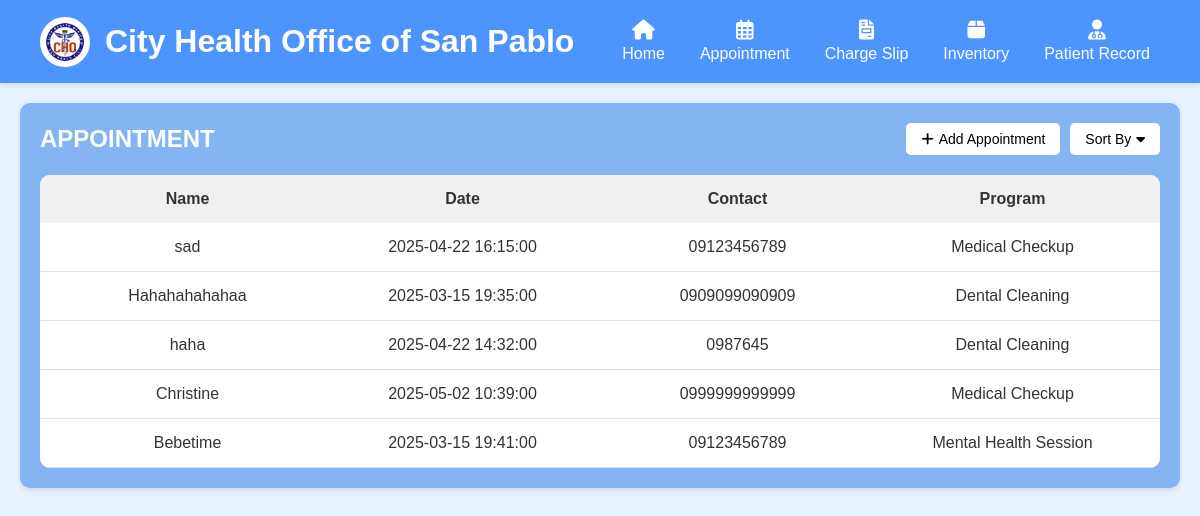
/appointment.php?sort=name_desc, run on the app's committed database.
### tables this page shows
CREATE TABLE `appointments` (
  `id` int(11) NOT NULL,
  `program` varchar(255) NOT NULL,
  `name` varchar(255) NOT NULL,
  `address` text NOT NULL,
  `contact` varchar(100) NOT NULL,
  `appointment_date` datetime NOT NULL,
  `created_at` timestamp NOT NULL DEFAULT current_timestamp()
);

### db_conn.php (the view, shortened to what this page needs)
<?php
$servername = "localhost";
$username = "";
$password = "";
$dbname = "mhodb";
function connect_db() {
    global $servername, $username, $password, $dbname;
    $conn = new mysqli($servername, $username, $password, $dbname);
    return $conn;
}
function fetch_appointments() {
    $conn = connect_db();
    $sort = isset($_GET['sort']) ? $_GET['sort'] : 'date_desc';
    switch ($sort) {
        case 'name_desc':
            $order_by = "name DESC";
            break;
    }
    $sql = "SELECT id, program, name, address, contact, appointment_date FROM appointments ORDER BY $order_by";
    $result = $conn->query($sql);
    if ($result->num_rows > 0) {
        while($row = mysqli_fetch_assoc($result)) {
            echo '<div class="table-row">';
            echo '<div>' . htmlspecialchars($row["name"]) . '</div>';
            echo '<div>' . htmlspecialchars($row["appointment_date"]) . '</div>';
            echo '<div>' . htmlspecialchars($row["contact"]) . '</div>';
            echo '<div>' . htmlspecialchars($row["program"]) . '</div>';
            echo '</div>';
        }
    } else {
        echo '<div class="no-appointments">No appointments found</div>';
    }
}
?>

### Style/appointment.css (style rules this page uses)
* { margin: 0; padding: 0; box-sizing: border-box; font-family: Arial, sans-serif; }
body { background-color: #e6f2ff; }
.table-row { display: flex; padding: 15px 10px; border-bottom: 1px solid #e0e0e0; }
.table-row div { flex: 1; text-align: center; overflow: hidden; text-overflow: ellipsis; white-space: nowrap; padding: 0 5px; }

### Style/headerstyles.css (style rules this page uses)
body { background-color: #e6f2ff; color: #333; }

### data on the page
appointments: name "sad", appointment_date "2025-04-22 16:15:00", contact "09123456789", program "Medical Checkup"
appointments: name "Hahahahahahaa", appointment_date "2025-03-15 19:35:00", contact "0909099090909", program "Dental Cleaning"
appointments: name "haha", appointment_date "2025-04-22 14:32:00", contact "0987645", program "Dental Cleaning"
appointments: name "Christine", appointment_date "2025-05-02 10:39:00", contact "0999999999999", program "Medical Checkup"
appointments: name "Bebetime", appointment_date "2025-03-15 19:41:00", contact "09123456789", program "Mental Health Session"
